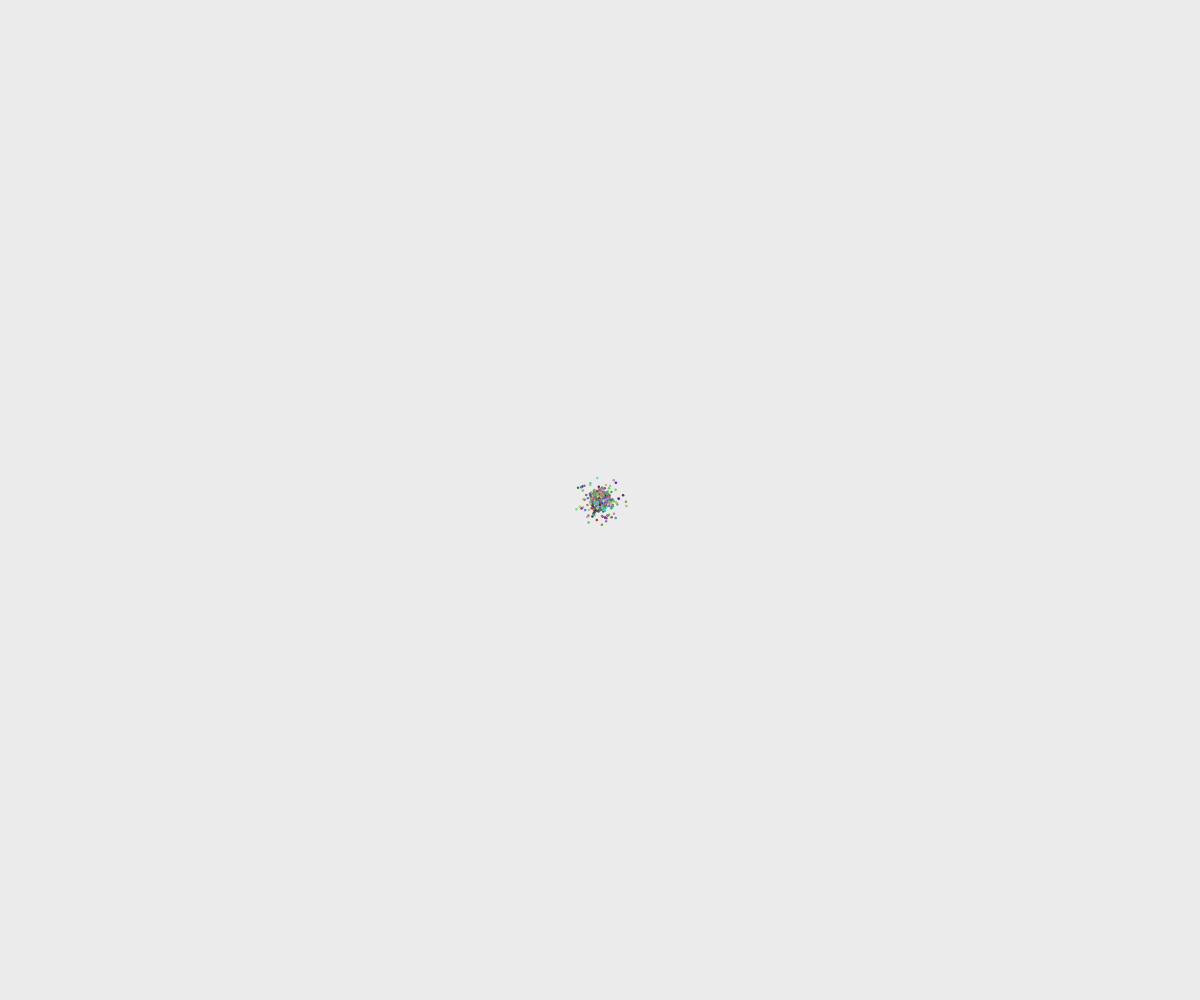
Frame 1 (no input)
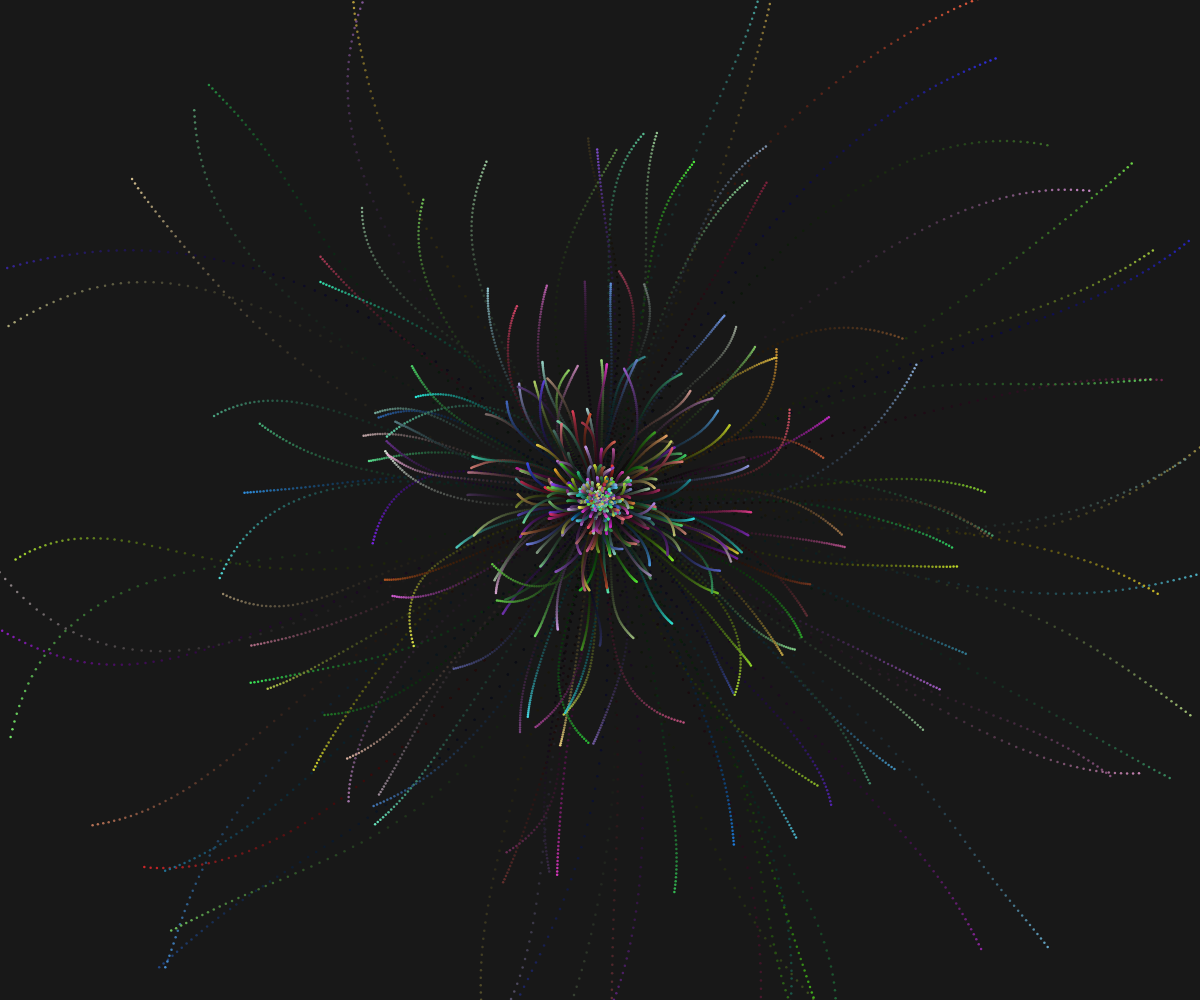
Frame 60 (no input)
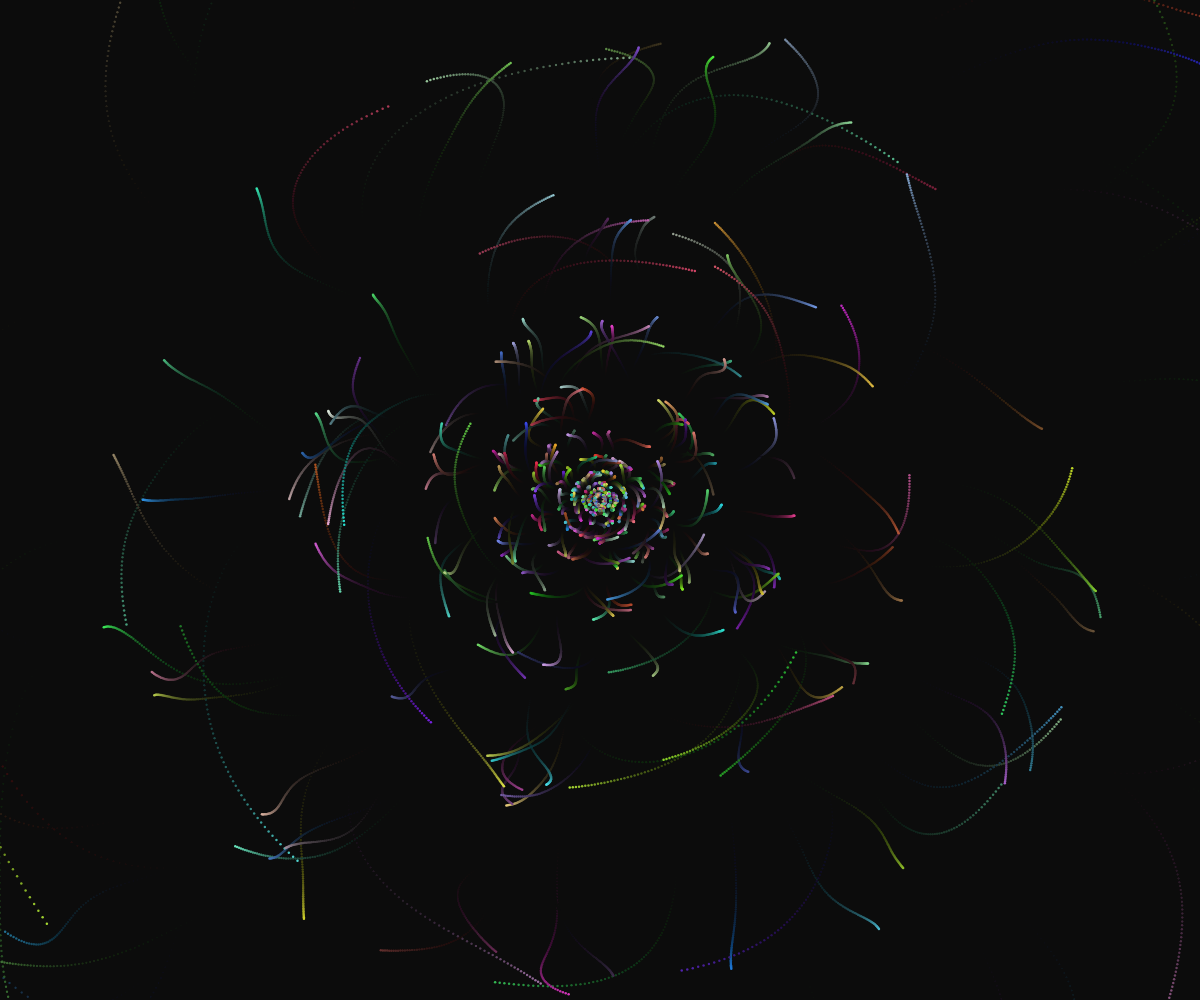
Frame 120 (the mouse pressed at the canvas centre since frame 60)

The p5.js sketch that drew these frames (run headless with seeded random() and noise() and a simulated clock; from frame 60 on, the mouse is pressed at the canvas centre):

// p5.js sketch
// ── sketch.js
let particles = [];
let fib = [];
let t = 0;

const NUM_PARTICLES = 600;

function setup() {
  createCanvas(windowWidth, windowHeight);
  pixelDensity(Math.min(2, window.devicePixelRatio));
  background(245);

  generateFibonacci(12);

  for (let i = 0; i < NUM_PARTICLES; i++) {
    let f = fib[i % fib.length];
    particles.push(new Particle(f, i));
  }
}

function draw() {
  background(0, 10);
  translate(width / 2, height / 2);

  t += 0.002;

  for (let p of particles) {
    p.update();
    p.display();
  }
}

function generateFibonacci(n) {
  fib = [1, 1];
  for (let i = 2; i < n; i++) {
    fib[i] = fib[i - 1] + fib[i - 2];
  }
}

class Particle {
  constructor(f, i) {
    this.f = f;
    this.index = i;

    this.baseRadius = f * 6;
    this.angleOffset = i * 0.618033;
    this.noiseSeed = random(1000);

    this.pos = p5.Vector.random2D().mult(random(10));
    this.col = [
      random(30, 230),
      random(30, 230),
      random(30, 230)
    ];
  }

  update() {
    let n = noise(
      this.noiseSeed,
      t * 2,
      this.index * 0.01
    );

    let angle =
      this.angleOffset +
      t * (0.5 + this.f * 0.002) +
      n * TWO_PI;

    let radius =
      this.baseRadius +
      sin(t * 3 + this.index * 0.1) * this.f * 0.4;

    let target = createVector(
      cos(angle) * radius,
      sin(angle) * radius
    );

    this.pos.lerp(target, 0.02);
  }

  display() {
    noStroke();
    let alpha = map(this.f, 1, fib[fib.length - 1], 40, 10);
    fill(this.col[0], this.col[1], this.col[2]);
    ellipse(this.pos.x, this.pos.y, 2.5);
  }
}

function windowResized() {
  resizeCanvas(windowWidth, windowHeight);
  background(245);
}

// ── style.css
.sketch-3-2026 {
    margin: 0;
    padding: 0;
    background-color: black;
    animation: fade-in;
    display: flex;
    justify-content: center;
    align-items: center;
    height: 100vh;
}

@keyframes fade-in {
    from {
        opacity: 0;
    }
    to {
        opacity: 1;
    }
}
